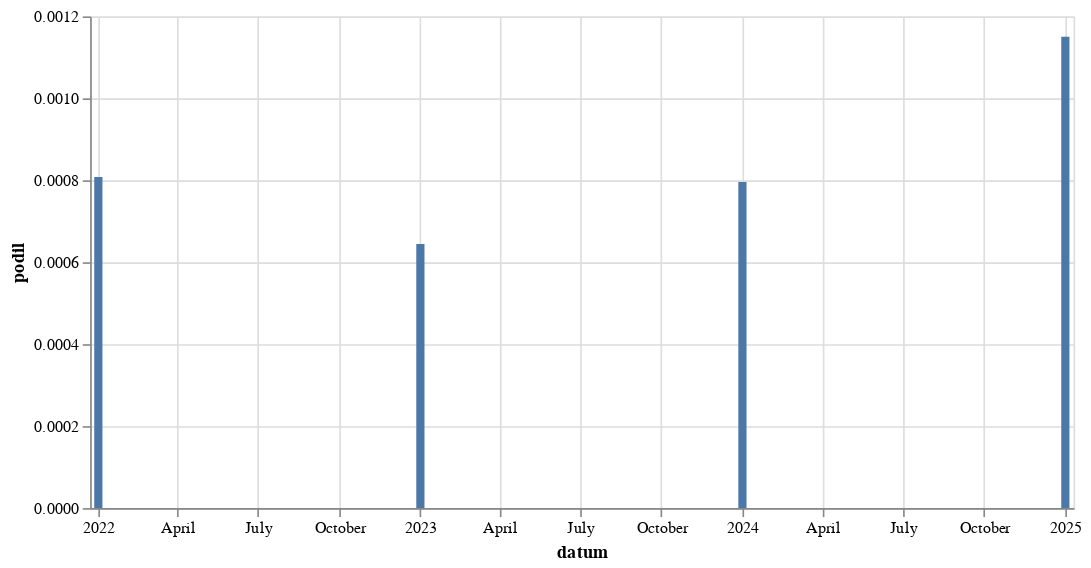

The code cell stored with this chart in its notebook:
### Code cell
alt.Chart(
    hledej(r"Fialo\w{1,5} drahot[auoě]").to_pandas(),
    width = 600
).mark_bar(
).encode(
    alt.X('datum:T'),
    alt.Y('podil:Q')
)

### Figure 1 — Vega-Lite specification as saved in the notebook (floating-point values rounded to 4 significant figures)
{"config": {"view": {"continuousWidth": 300, "continuousHeight": 300}}, "data": {"name": "data-24a770ec8d3e53e9638c822671332d10"}, "mark": {"type": "bar"}, "encoding": {"x": {"field": "datum", "type": "temporal"}, "y": {"field": "podil", "type": "quantitative"}}, "width": 600, "$schema": "https://vega.github.io/schema/vega-lite/v5.8.0.json", "datasets": {"data-24a770ec8d3e53e9638c822671332d10": [{"datum": "2022-01-01T00:00:00", "text": 16, "text_right": 19803, "podil": 0.000808, "co": "Fialo\\w{1,5} drahot[auoě]"}, {"datum": "2023-01-01T00:00:00", "text": 15, "text_right": 23266, "podil": 0.0006447, "co": "Fialo\\w{1,5} drahot[auoě]"}, {"datum": "2024-01-01T00:00:00", "text": 18, "text_right": 22624, "podil": 0.0007956, "co": "Fialo\\w{1,5} drahot[auoě]"}, {"datum": "2025-01-01T00:00:00", "text": 11, "text_right": 9563, "podil": 0.00115, "co": "Fialo\\w{1,5} drahot[auoě]"}]}}
